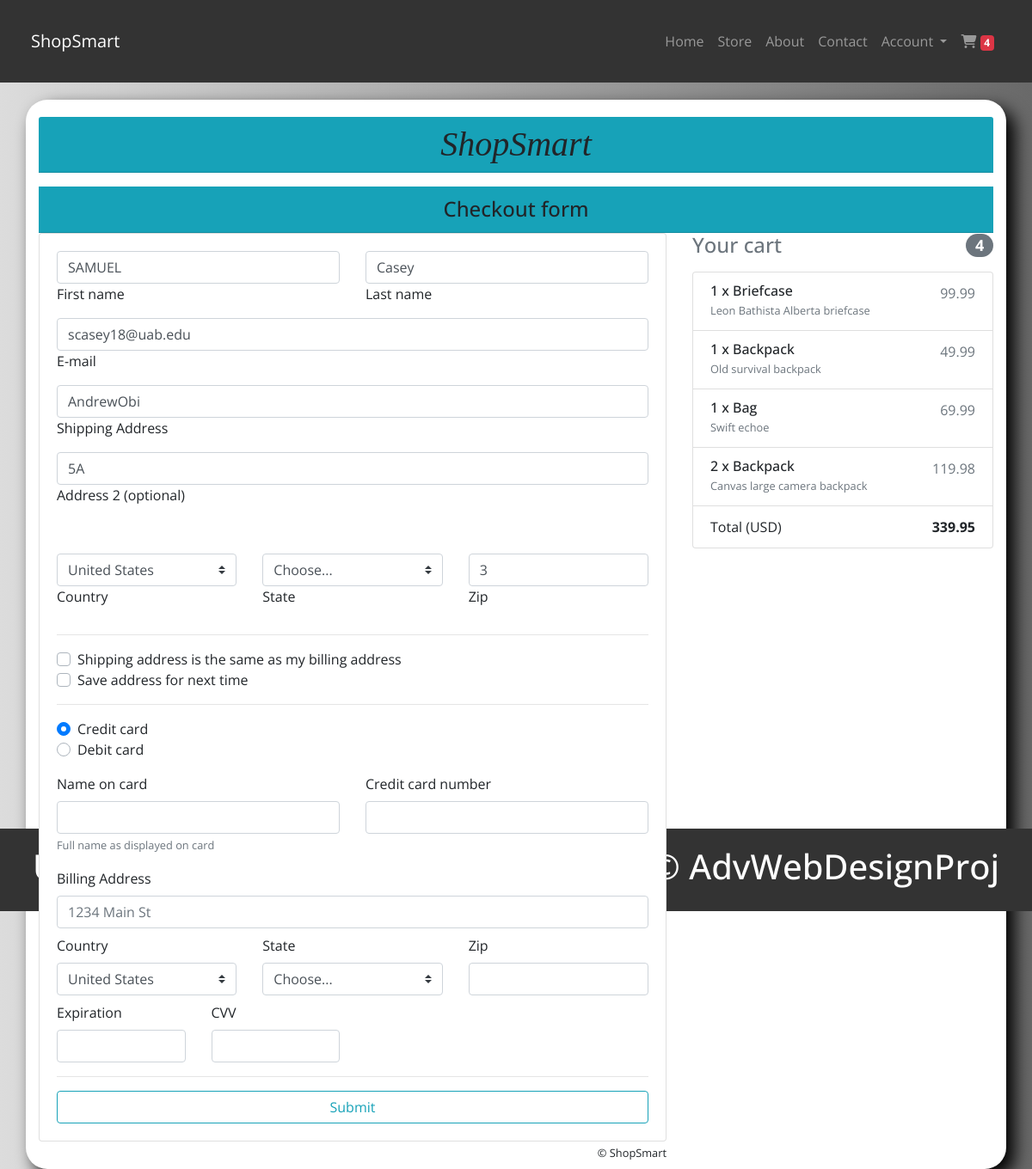
The app's page /checkout (signed in), older data.
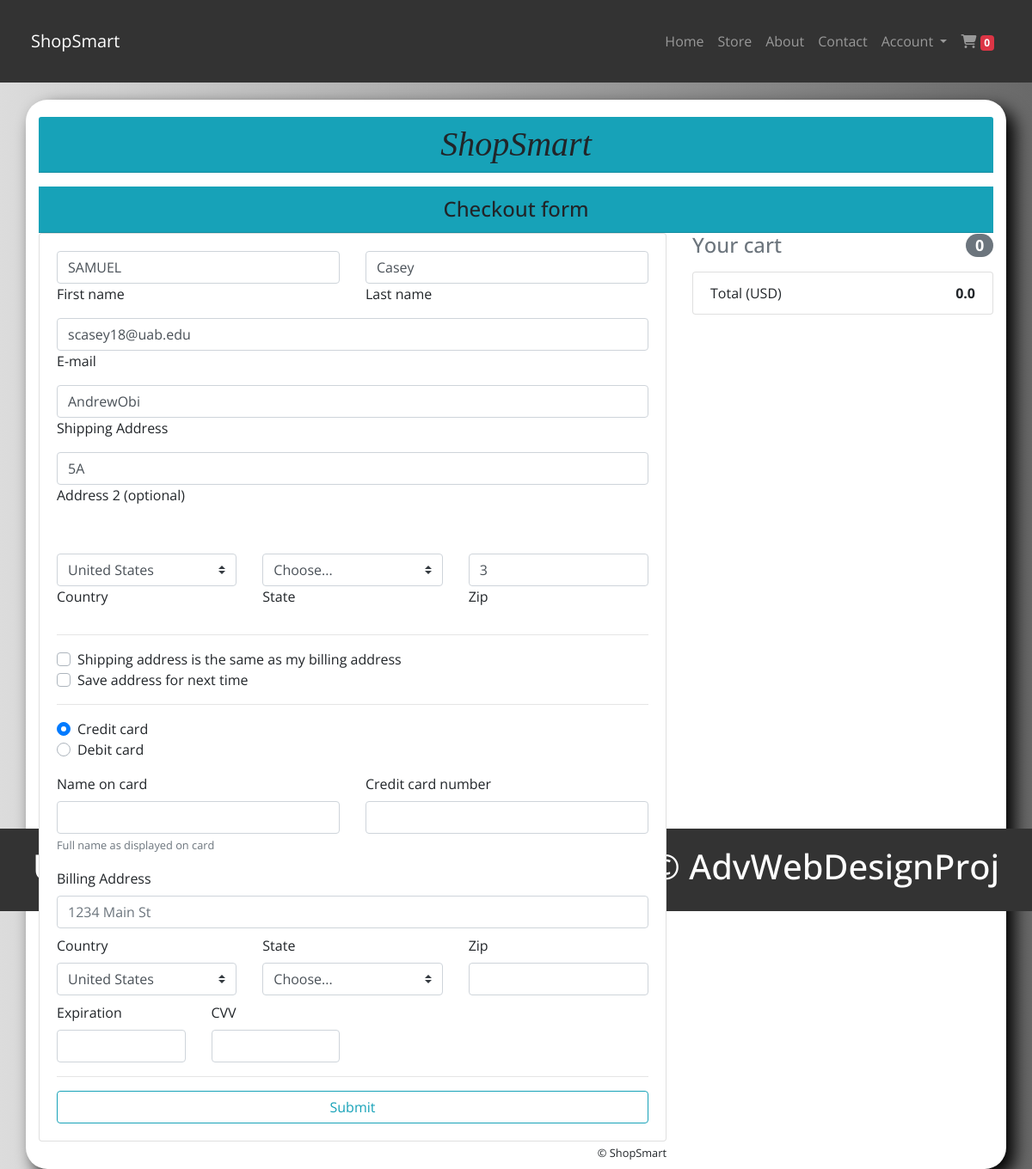
The same page, newer data.
### tables.py (models this page shows, shortened)
class Product(db.Model):
	prodID = db.Column(db.Integer, primary_key=True)
	name = db.Column(db.Text)
	price = db.Column(db.Numeric(scale=2))
	curinv = db.Column(db.Integer)
	rating = db.Column(db.Float)
	desc = db.Column(db.Text)

### server.py (the view, shortened to what this page needs)
@app.route('/checkout', methods=['GET', 'POST'])
def checkout():
	if current_user.is_authenticated:
		cart = getCart(current_user.get_id())
		return render_template('checkout.html', user=current_user, adr=getAddress(current_user.defAdr), cart=len(cart), content = getCartContents(cart))
	return render_template('checkout.html')

### crud.py (called while the page is built)
def getCart(custID):
	return Cart.query.filter_by(custID=custID).all()

def getProduct(id):
	return Product.query.filter_by(prodID=id).first()

def getAddress(id):
	return Address.query.filter_by(adrID=id).first()

### dbtools.py (called while the page is built)
def getCartContents(cart):
	contents = []
	for i in cart:
		contents.append([getProduct(i.prodID), i.quantity])
	return contents

### server.py (called while the page is built)
@login.user_loader
def load_user(user_id):
	return User.query.get(user_id)

### tables.py (called while the page is built)
    def get_id(self):
        return (self.custID)

### templates/checkout.html (shortened to what the changed rows need)
{%  extends "base.html" %}
 {%  block styles   %}
<link rel="stylesheet" href="{{url_for('static',filename='styles/checkout.css')}}">
{% endblock %}
{%  block content   %}
 <main class="container-fluid  bg" >
   <div class="container">
         <h1 class="card-header bg-info text-center py-2 mb-3 logo">ShopSmart</h1>
     <div class="row ">
       <div class="col-md-4 mb-4">
         <h4 class="d-flex justify-content-between align-items-center mb-3">
           <span class="text-muted">Your cart</span>
           <span class="badge badge-secondary badge-pill">{{cart}}</span>
         </h4>
         <ul class="list-group mb-3 z-depth-1">
			{% set ns = namespace(total=0.00) %}
			{% for i in content %}
			   <li class="list-group-item d-flex justify-content-between lh-condensed">
				 <div>
				   <h6 class="my-0">{{i[1]}} x {{i[0].name}}</h6>
				   <small class="text-muted">{{i[0].desc}}</small>
				 </div>
				 <span class="text-muted">{{i[0].price * i[1]}}</span>
			   </li>
			   {% set ns.total = ns.total + (i[0].price * i[1])|float %}
            {% endfor %}
           <li class="list-group-item d-flex justify-content-between">
             <span>Total (USD)</span>
             <strong>{{ns.total}}</strong>
           </li>
         </ul>
       </div>
     </div>
   </div>
 </main>
 {%  endblock    %}

Row changes from the older to the newer data that the page shows:
no longer on this page (row edited): Product: curInv "1", Name "Briefcase", desc "Leon Bathista Alberta briefcase", i[0].price*i[1] "99.99"
no longer on this page (row edited): Product: curInv "1", Name "Backpack", desc "Old survival backpack", i[0].price*i[1] "49.99"
no longer on this page (row edited): Product: curInv "1", Name "Bag", desc "Swift echoe", i[0].price*i[1] "69.99"
no longer on this page (row edited): Product: i "2", Name "Backpack", desc "Canvas large camera backpack", i "119.98"
Text that changed along with them:
{{ cart }}: "4" → "0"
{{ ns.total }}: "339.95" → "0.0"
